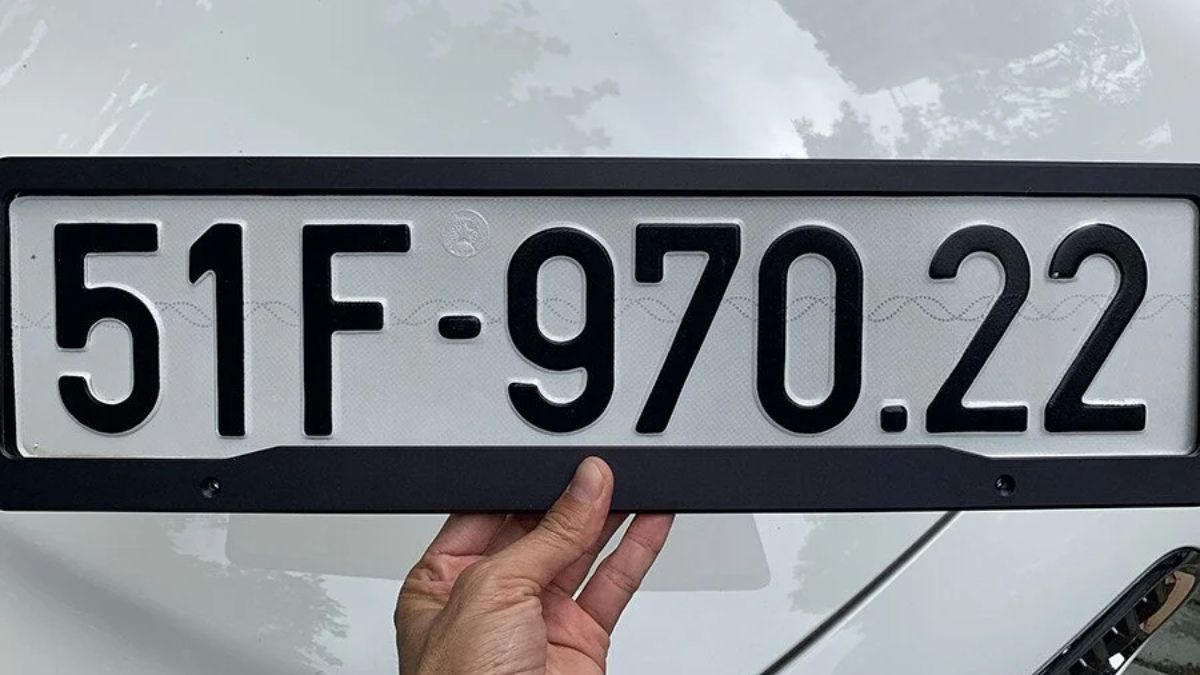
#> input picture 1.jpg, 1200 x 675 px, found by its file name
$ python crew.py
#> lines starting #> are read from the running program, lines starting #| are printed output that depends on the picture
import cv2

img = cv2.imread('1.jpg')
#> img is the input picture: shape (675, 1200, 3); mean B, G, R 142.3, 138, 134.5

cv2.putText(img, 'Hello', (50, 50), cv2.FONT_HERSHEY_SIMPLEX, 1, (0,255,0), 2)

cv2.rectangle(img, (100,100), (300, 300), (255,0,0), 2)
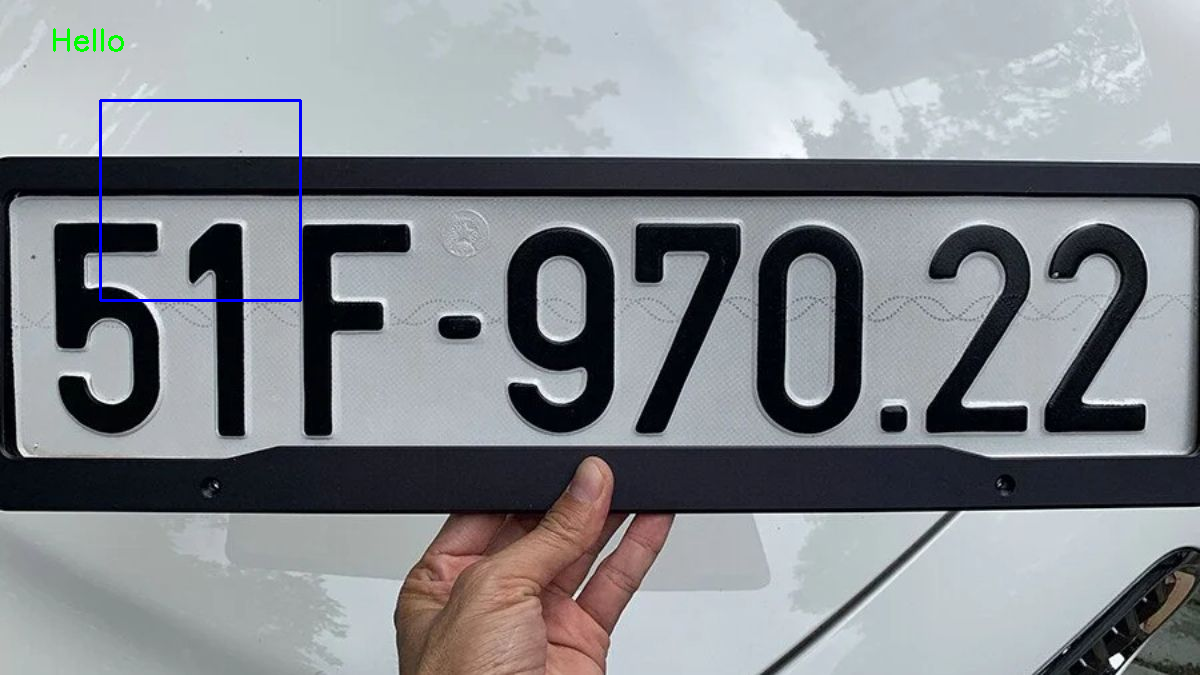
#> img: shape (675, 1200, 3); mean B, G, R 142.4, 137.6, 134

cv2.imshow('Drew',img)
cv2.waitKey(0)

$ run again, with 2.jpg copied over 1.jpg
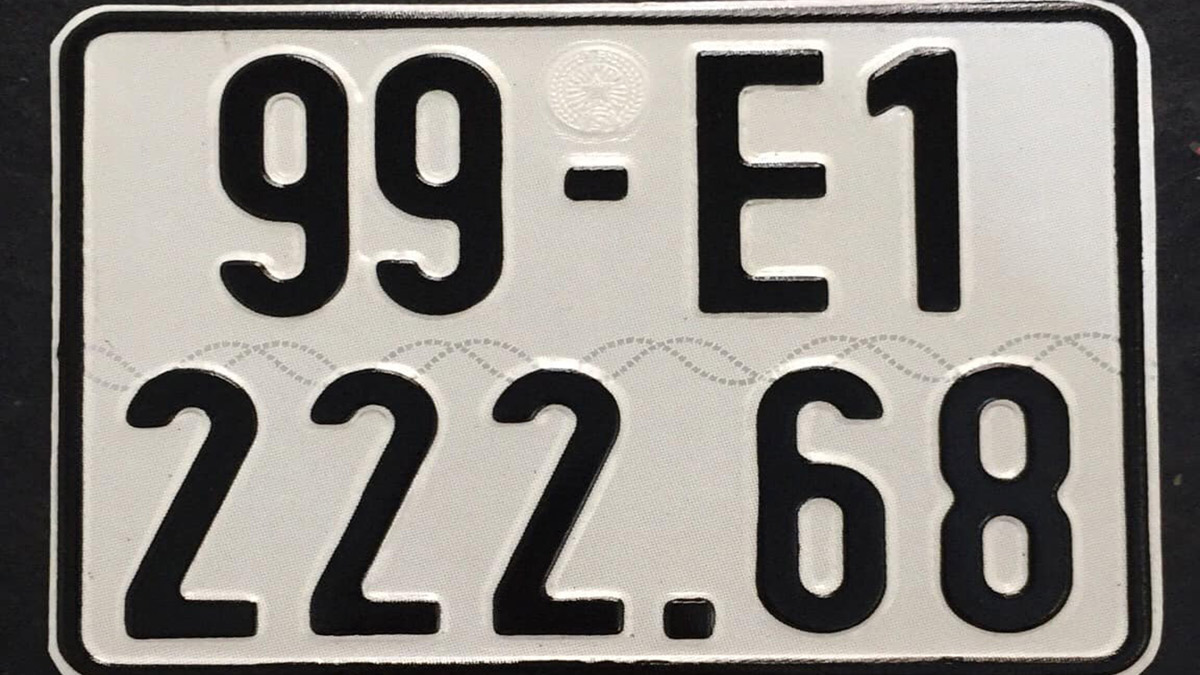
#> input picture 2.jpg, 1200 x 675 px, found by its file name
#> img is the input picture: shape (675, 1200, 3); mean B, G, R 130.8, 136.2, 140
#> `cv2.rectangle(img, (100,100), (300, 300), (255,0,0), 2)`:
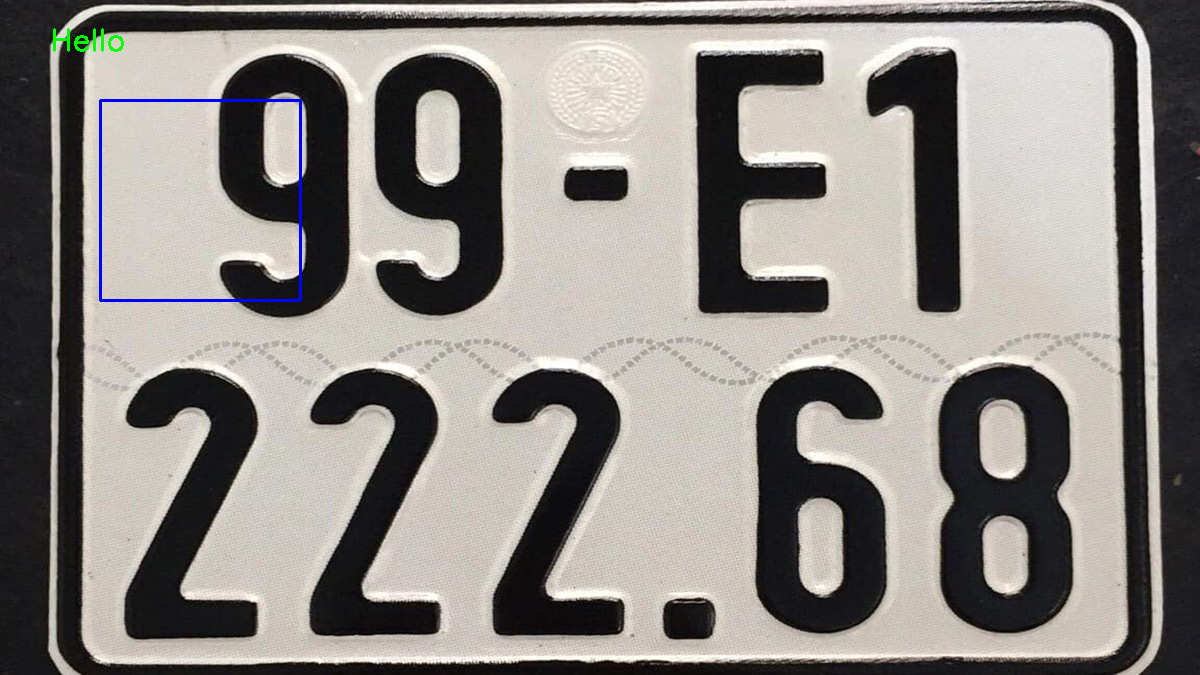
#> img: shape (675, 1200, 3); mean B, G, R 131, 135.8, 139.4
